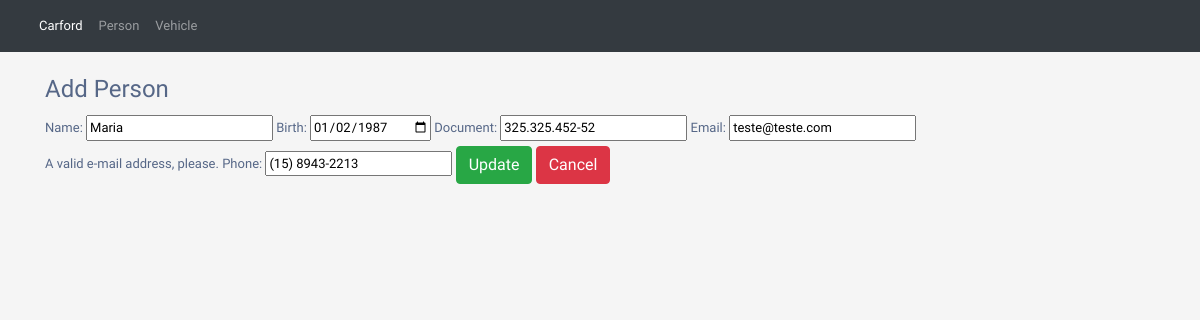
Page /update_person/15 on the committed database.
### app/models.py (models this page shows, shortened)
class Person(models.Model):
    name = models.CharField(max_length=200, blank=True, null=True)
    birth = models.DateField(blank=True, null=True)
    document = models.CharField(max_length=15, blank=True, null=True)
    email = models.EmailField(max_length=50, blank=True, null=True)
    phone = models.CharField(max_length=15, blank=True, null=True)
    sale_opportunity = models.BooleanField(default = True)

### app/views.py (the view)
# urls.py: path('update_person/<id>', views.update_person, name='update_person'),
def update_person(request, id, template_name = "update_person.html"):
    context = {}
    obj = get_object_or_404(Person, id = id)
    form = PersonForm(request.POST or None, instance = obj)
    if form.is_valid():
        form.save()
        return redirect("person")
    context["form"] = form
    return render(request, template_name, context)

### app/forms.py
class PersonForm(forms.ModelForm):
    class Meta:
        model = Person
        fields = "__all__"
        exclude = ['sale_opportunity']
    name = forms.CharField(required=True)
    birth = forms.DateField(initial=datetime.date.today, required=True, widget=DateInput)
    document = forms.CharField(required=True)
    email = forms.EmailField(required=True, help_text='A valid e-mail address, please.')
    phone = forms.CharField(required=True)

### templates/update_person.html (shortened to what this page needs)
{% extends "base.html" %}
{% load bootstrap %}
{% block content %}
    <br>
    <div class="container-xl">
        <form method="POST" enctype="multipart/form-data">
            <fieldset>
                <legend>Add Person</legend>
                {{ form|bootstrap }}
                <input type="submit" class="btn btn-success" value="Update">
                <a class="btn btn-danger" href="{% url 'person' %}">Cancel</a>
              </fieldset>
         </form>
    </div>
{% endblock %}

### static/styles/style.css (style rules this page uses)
body { color: #566787; background: #f5f5f5; font-family: 'Varela Round', sans-serif; font-size: 13px; }

### rows in the picture
Person: name "Maria", birth "01/02/1987", document "325.325.452-52", email "teste@teste.com", phone "(15) 8943-2213"
